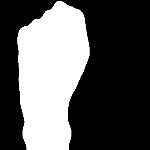
#> input picture GestureData/Fist/img1388.jpg, 150 x 150 px
$ python -i img_utils.py   (imports and definitions only)
#> lines starting #> are read from the running program, lines starting #| are printed output that depends on the picture; after the words box and inside, x2 and y2 are one past the last pixel; in counts of white or black regions, pixels touching at a corner belong together
#> further down, picture is the input picture: shape (150, 150, 3); min 0, max 255, mean 90.5
import numpy as np
import cv2
import time
from copy import deepcopy

# [80 lines left out: functions remove_face, extract_skin, extract_hand, remove_bg, not called in this run]


def transform(frame,show=True):
#> called with show = True
    kernel = np.ones((5,5),np.uint8)
    frame = 255 - frame
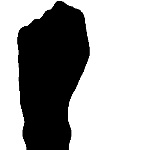
#> frame: shape (150, 150, 3); min 0, max 255, mean 164.5

    for i in range(2):
        frame = cv2.GaussianBlur(frame, (15, 15), 0)
        frame = cv2.threshold(frame,80,255,cv2.THRESH_BINARY)[1]
#> this loop made 2 passes
#> pass 1, in transform, `frame = cv2.GaussianBlur(frame, (15, 15), 0)`:
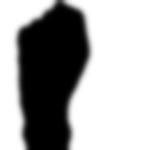
#> frame: shape (150, 150, 3); min 0, max 255, mean 164.5
#> pass 1, in transform, `frame = cv2.threshold(frame,80,255,cv2.THRESH_BINARY)[1]`:
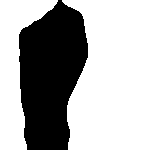
#> frame: shape (150, 150, 3); 66.4% white; 1 black region, box (x1, y1, x2, y2) and area: (19, 0, 88, 150) 7571
#> pass 2, in transform, `frame = cv2.GaussianBlur(frame, (15, 15), 0)`:
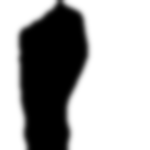
#> frame: shape (150, 150, 3); min 0, max 255, mean 169.2
#> pass 2, in transform, `frame = cv2.threshold(frame,80,255,cv2.THRESH_BINARY)[1]`:
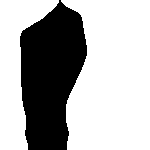
#> frame: shape (150, 150, 3); 68.2% white; 1 black region, box (x1, y1, x2, y2) and area: (20, 0, 87, 150) 7163
    if show:
        cv2.imshow("After first blur",frame)

    frame = cv2.dilate(frame,np.ones((3,3),np.uint8),iterations = 1)
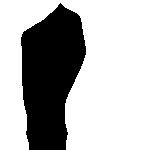
#> frame: shape (150, 150, 3); 69.9% white; 1 black region, box (x1, y1, x2, y2) and area: (21, 3, 86, 150) 6762

    if show:
        cv2.imshow("After dilate", frame)

    for i in range(3):
        frame = cv2.morphologyEx(frame, cv2.MORPH_CLOSE, kernel)
    frame = cv2.morphologyEx(frame, cv2.MORPH_OPEN, kernel)
    frame = cv2.morphologyEx(frame, cv2.MORPH_CLOSE, kernel)

    if show:
        cv2.imshow("After morphs",frame)

    blurValue = 31
    frame = cv2.medianBlur(frame,15) if 0 else cv2.threshold(cv2.GaussianBlur(frame, (blurValue, blurValue), 0),127,255,cv2.THRESH_BINARY)[1]
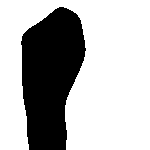
#> frame: shape (150, 150, 3); 70.2% white; 1 black region, box (x1, y1, x2, y2) and area: (21, 7, 86, 150) 6708

    if show:
        cv2.imshow("After last blur", frame)

    return 255 - frame


# [38 lines left out: functions get_centre, get_gesture, not called in this run]

>>> import cv2
>>> picture = cv2.imread('GestureData/Fist/img1388.jpg')
>>> result = transform(picture)

$ run again, on GestureData/Fist/img7152.jpg
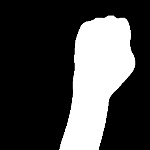
#> input picture GestureData/Fist/img7152.jpg, 150 x 150 px
#> picture is the input picture: shape (150, 150, 3); min 0, max 255, mean 70.1
#> the loop in transform, `for i in range(2):` made 2 passes
#> pass 1, in transform, `frame = cv2.threshold(frame,80,255,cv2.THRESH_BINARY)[1]`:
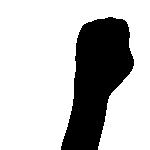
#> frame: shape (150, 150, 3); 74.3% white; 1 black region, box (x1, y1, x2, y2) and area: (61, 17, 134, 150) 5788
#> in transform, `frame = cv2.medianBlur(frame,15) if 0 else cv2.threshold(cv2.GaussianB..`:
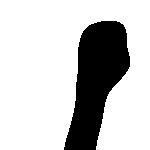
#> frame: shape (150, 150, 3); 77.9% white; 1 black region, box (x1, y1, x2, y2) and area: (64, 21, 130, 150) 4974

$ run again, on GestureData/Fist/img7303.jpg
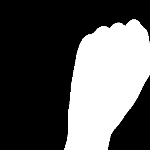
#> input picture GestureData/Fist/img7303.jpg, 150 x 150 px
#> picture is the input picture: shape (150, 150, 3); min 0, max 255, mean 89
#> the loop in transform, `for i in range(2):` made 2 passes
#> pass 1, in transform, `frame = cv2.threshold(frame,80,255,cv2.THRESH_BINARY)[1]`:
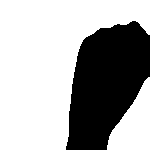
#> frame: shape (150, 150, 3); 66.6% white; 1 black region, box (x1, y1, x2, y2) and area: (66, 21, 150, 150) 7510
#> in transform, `frame = cv2.medianBlur(frame,15) if 0 else cv2.threshold(cv2.GaussianB..`:
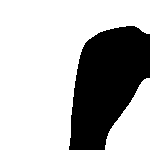
#> frame: shape (150, 150, 3); 69.6% white; 1 black region, box (x1, y1, x2, y2) and area: (69, 26, 150, 150) 6838
